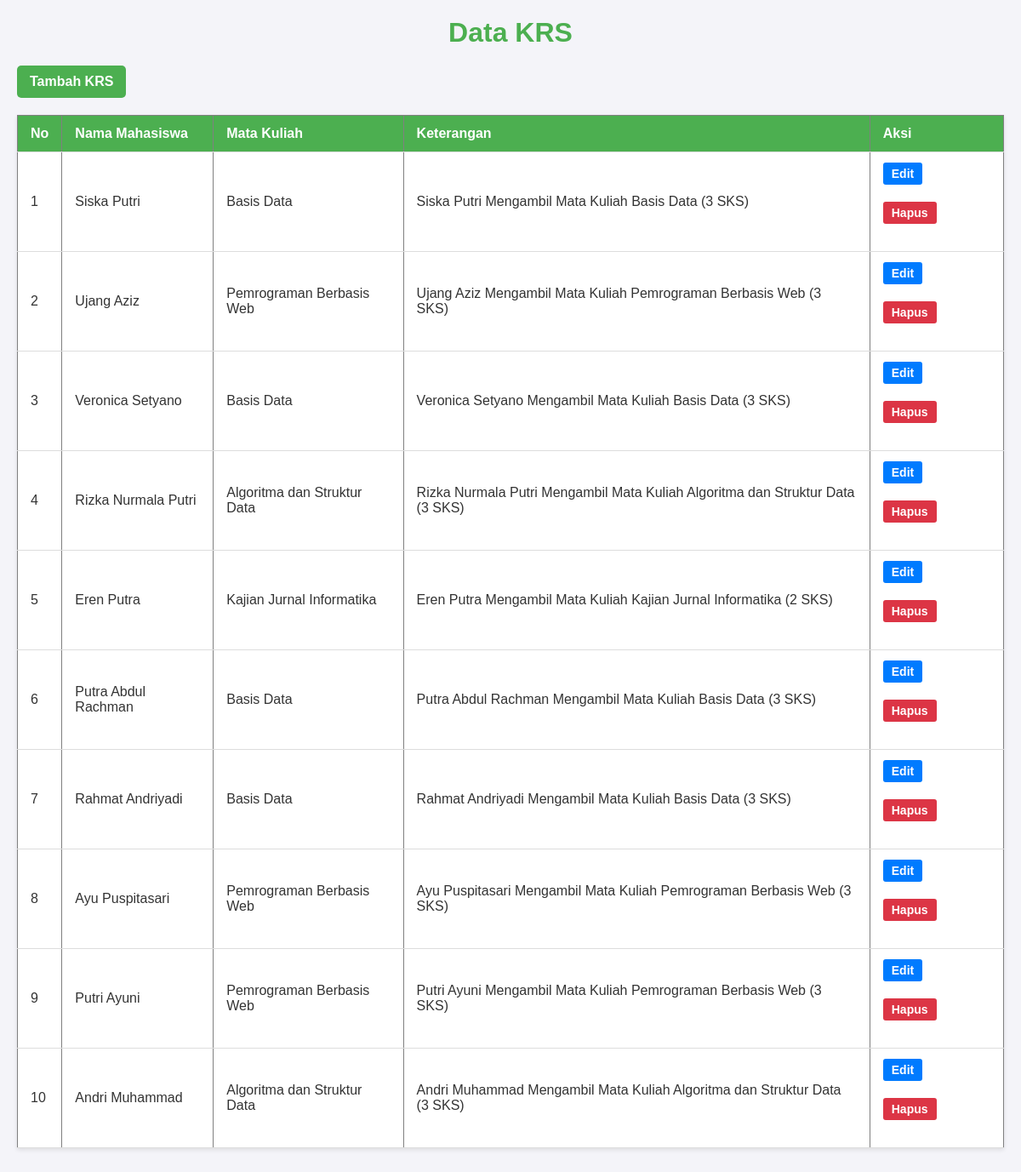
/KRS/index.php, run on the app's committed database.
### tables this page shows
CREATE TABLE kuliah_krs (
    id INT(11) AUTO_INCREMENT PRIMARY KEY,
    mahasiswa_npm CHAR(13),
    matakuliah_kodemk CHAR(6),
    FOREIGN KEY (mahasiswa_npm) REFERENCES kuliah_mahasiswa(npm),
    FOREIGN KEY (matakuliah_kodemk) REFERENCES kuliah_matakuliah(kodemk)
);

CREATE TABLE kuliah_mahasiswa (
    npm CHAR(13) PRIMARY KEY,
    nama VARCHAR(50) NOT NULL,
    jurusan ENUM('Teknik Informatika', 'Sistem Operasi') NOT NULL,
    alamat TEXT NOT NULL
);

CREATE TABLE kuliah_matakuliah (
    kodemk CHAR(6) PRIMARY KEY,
    nama VARCHAR(50) NOT NULL,
    jumlah_sks INT(3) NOT NULL
);

### KRS/index.php (the view, shortened to what this page needs)
<?php
include '../db.php';
$stmt = $conn->query("
    SELECT krs.id, mahasiswa.nama AS nama_mahasiswa, matakuliah.nama AS nama_matakuliah, matakuliah.jumlah_sks
    FROM kuliah_krs krs
    JOIN kuliah_mahasiswa mahasiswa ON krs.mahasiswa_npm = mahasiswa.npm
    JOIN kuliah_matakuliah matakuliah ON krs.matakuliah_kodemk = matakuliah.kodemk
");
$krs = $stmt->fetchAll(PDO::FETCH_ASSOC);
?>
<!DOCTYPE html>
<html>
<head>
    <link rel="stylesheet" href="../css/style.css">
</head>
<body>
    <h1>Data KRS</h1>
    <a href="create.php">Tambah KRS</a>
    <table border="1">
        <tr>
            <th>No</th>
            <th>Nama Mahasiswa</th>
            <th>Mata Kuliah</th>
            <th>Keterangan</th>
            <th>Aksi</th>
        </tr>
        <?php foreach ($krs as $index => $row): ?>
        <tr>
            <td><?= $index + 1 ?></td>
            <td><?= htmlspecialchars($row['nama_mahasiswa']) ?></td>
            <td><?= htmlspecialchars($row['nama_matakuliah']) ?></td>
            <td><?= htmlspecialchars($row['nama_mahasiswa']) ?> Mengambil Mata Kuliah <?= htmlspecialchars($row['nama_matakuliah']) ?> (<?= htmlspecialchars($row['jumlah_sks']) ?> SKS)</td>
            <td>
                <a href="edit.php?id=<?= $row['id'] ?>" class="edit">Edit</a>
                <a href="delete.php?id=<?= $row['id'] ?>" class="delete" onclick="return confirm('Yakin hapus?')">Hapus</a>
            </td>
        </tr>
        <?php endforeach; ?>
    </table>
</body>
</html>

### css/style.css (style rules this page uses)
body, h1, h2, table, tr, td, th { margin: 0; padding: 0; box-sizing: border-box; }
body { font-family: Arial, sans-serif; background-color: #f4f4f9; color: #333; padding: 20px; }
h1 { text-align: center; color: #4CAF50; margin-bottom: 20px; }
a { display: inline-block; margin-bottom: 20px; padding: 10px 15px; background-color: #4CAF50; color: white; text-decoration: none; border-radius: 5px; font-weight: bold; }
table { width: 100%; border-collapse: collapse; margin-bottom: 20px; background-color: white; box-shadow: 0 2px 5px rgba(0, 0, 0, 0.1); }
th, td { padding: 12px 15px; text-align: left; border-bottom: 1px solid #ddd; }
th { background-color: #4CAF50; color: white; font-weight: bold; }
td a { margin-right: 10px; padding: 5px 10px; border-radius: 3px; text-decoration: none; color: white; font-size: 14px; }
td a.edit { background-color: #007BFF; }
td a.delete { background-color: #DC3545; }

### data on the page
kuliah_krs: mahasiswa_npm.nama "Siska Putri", matakuliah_kodemk.nama "Basis Data", matakuliah_kodemk.jumlah_sks "3"
kuliah_krs: mahasiswa_npm.nama "Ujang Aziz", matakuliah_kodemk.nama "Pemrograman Berbasis Web", matakuliah_kodemk.jumlah_sks "3"
kuliah_krs: mahasiswa_npm.nama "Veronica Setyano", matakuliah_kodemk.nama "Basis Data", matakuliah_kodemk.jumlah_sks "3"
kuliah_krs: mahasiswa_npm.nama "Rizka Nurmala Putri", matakuliah_kodemk.nama "Algoritma dan Struktur Data", matakuliah_kodemk.jumlah_sks "3"
kuliah_krs: mahasiswa_npm.nama "Eren Putra", matakuliah_kodemk.nama "Kajian Jurnal Informatika", matakuliah_kodemk.jumlah_sks "2"
kuliah_krs: mahasiswa_npm.nama "Putra Abdul Rachman", matakuliah_kodemk.nama "Basis Data", matakuliah_kodemk.jumlah_sks "3"
kuliah_krs: mahasiswa_npm.nama "Rahmat Andriyadi", matakuliah_kodemk.nama "Basis Data", matakuliah_kodemk.jumlah_sks "3"
kuliah_krs: mahasiswa_npm.nama "Ayu Puspitasari", matakuliah_kodemk.nama "Pemrograman Berbasis Web", matakuliah_kodemk.jumlah_sks "3"
kuliah_krs: mahasiswa_npm.nama "Putri Ayuni", matakuliah_kodemk.nama "Pemrograman Berbasis Web", matakuliah_kodemk.jumlah_sks "3"
kuliah_krs: mahasiswa_npm.nama "Andri Muhammad", matakuliah_kodemk.nama "Algoritma dan Struktur Data", matakuliah_kodemk.jumlah_sks "3"
